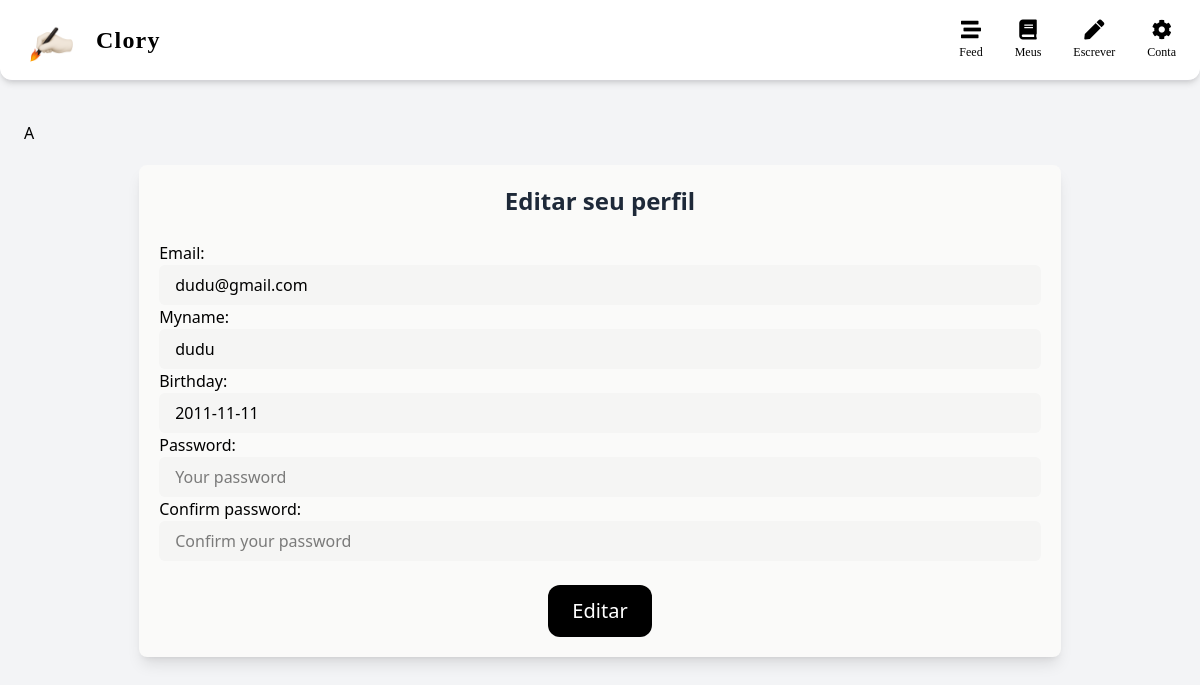
Page /account/edit/2 (signed in) on the committed database.
### accounts/models.py (models this page shows, shortened)
class CustomUser(AbstractBaseUser, PermissionsMixin):
    email = models.EmailField(unique=True)
    myname = models.CharField(max_length=50)
    birthday = models.DateField(null=True)
    is_active = models.BooleanField(default=True)
    is_staff = models.BooleanField(default=False)
    objects = CustomUserManager()
    USERNAME_FIELD = 'email'
    REQUIRED_FIELDS = []

### accounts/views.py (the view)
# urls.py: path('account/edit/<int:user_id>', account_edit, name="account_edit")
def account_edit(request, user_id):
    if request.user.is_authenticated:
        user = CustomUser.objects.get(pk=user_id)
        if request.method == 'POST':
            form = CustomUserForm(request.POST, instance=user)
            if form.is_valid():
                form.save()
                return redirect('user_post')
        else:
            form = CustomUserForm(instance=user)
        return render(request, 'accounts/account_edit.html', {'form': form})

### accounts/forms.py
class CustomUserForm(UserCreationForm):
    password1 = forms.CharField(
        label="Password",
        widget=forms.PasswordInput(attrs={
            "class":"bg-stone-100 px-4 py-2 outline-none rounded-md w-full",
            "placeholder": "Your password"
        })
    )
    password2 = forms.CharField(
        label="Confirm password",
        widget=forms.PasswordInput(attrs={
            "class":"bg-stone-100 px-4 py-2 outline-none rounded-md w-full",
            "placeholder": "Confirm your password"
        })
    )
    class Meta:
        model = CustomUser
        fields = ['email', 'myname', 'birthday']
        widgets = {
            'myname': forms.TextInput(attrs={"class": "bg-stone-100 px-4 py-2 outline-none rounded-md w-full", "placeholder": "Type your name"}),
            'birthday': forms.DateInput(attrs={"class": "bg-stone-100 px-4 py-2 outline-none rounded-md w-full", "placeholder": "Ex: 19/11/2005"}),
            'email': forms.EmailInput(attrs={"class": "bg-stone-100 px-4 py-2 outline-none rounded-md w-full", "placeholder": "Type your email"}),
        }

### accounts/templates/accounts/account_edit.html (shortened to what this page needs)
{% extends "theme/base.html" %}
{% block content %}
<div class="form-portion bg-stone-50 sm:w-[80%] w-[90%] mx-auto rounded-lg shadow-lg">
    <div class="p-5 mt-5">
        <h2 class="text-2xl font-bold mb-6 text-center text-gray-800">Editar seu perfil</h2>
        <form method="post" action="{% url 'account_edit' user.id %}">
            {{ form.as_p }}
            <div class="btn mt-6 w-full bg-transparent flex items-center">
                <button type="submit"
                    class="px-6 py-3 mx-auto rounded-xl text-center text-xl bg-black text-white hover:text-black hover:bg-white hover:font-bold hover:shadow-xl transition-all duration-300">
                    Editar
                </button>
            </div>
        </form>
    </div>
</div>
{% endblock %}

### rows in the picture
CustomUser: email "dudu@gmail.com", myname "dudu", birthday "2011-11-11"
